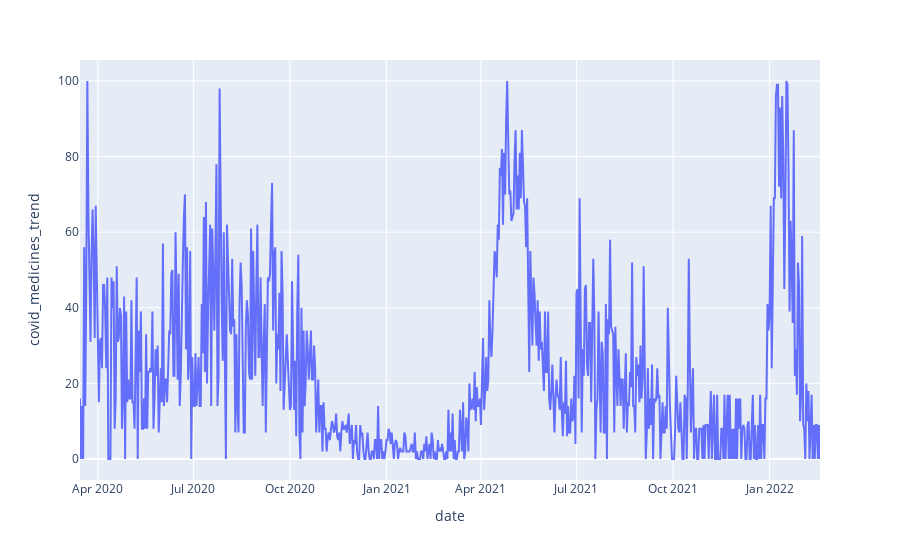

The notebook cell saved with this chart:
### Code cell
fig = px.line(covid_data2, x='date', y='covid_medicines_trend')
fig.show()

### Figure 1 — Plotly figure (JSON) as saved in the notebook; plotly's stock layout.template omitted (floating-point values rounded to 4 significant figures; data arrays with more than 128 entries replaced by an {"elided": "..."} marker saying what was removed)
{"data": [{"hovertemplate": "date=%{x}<br>covid_medicines_trend=%{y}<extra></extra>", "legendgroup": "", "line": {"color": "#636efa", "dash": "solid"}, "marker": {"symbol": "circle"}, "mode": "lines", "name": "", "orientation": "v", "showlegend": false, "type": "scatter", "x": {"elided": "706 str values"}, "xaxis": "x", "y": {"elided": "706 int values"}, "yaxis": "y"}], "layout": {"legend": {"tracegroupgap": 0}, "margin": {"t": 60}, "xaxis": {"anchor": "y", "domain": [0, 1], "title": {"text": "date"}}, "yaxis": {"anchor": "x", "domain": [0, 1], "title": {"text": "covid_medicines_trend"}}}}
